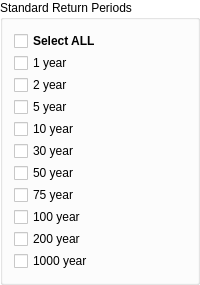
              <widget class="QGroupBox" name="groupBox_SAEP">
               <property name="minimumSize">
                <size>
                 <width>200</width>
                 <height>0</height>
                </size>
               </property>
               <property name="maximumSize">
                <size>
                 <width>200</width>
                 <height>16777215</height>
                </size>
               </property>
               <property name="palette">
                <palette>
                 <active>
                  <colorrole role="WindowText">
                   <brush brushstyle="SolidPattern">
                    <color alpha="255">
                     <red>0</red>
                     <green>0</green>
                     <blue>0</blue>
                    </color>
                   </brush>
                  </colorrole>
                  <colorrole role="Button">
                   <brush brushstyle="SolidPattern">
                    <color alpha="255">
                     <red>255</red>
                     <green>255</green>
                     <blue>255</blue>
                    </color>
                   </brush>
                  </colorrole>
                  <colorrole role="Light">
                   <brush brushstyle="SolidPattern">
                    <color alpha="255">
                     <red>255</red>
                     <green>255</green>
                     <blue>255</blue>
                    </color>
                   </brush>
                  </colorrole>
                  <colorrole role="Midlight">
                   <brush brushstyle="SolidPattern">
                    <color alpha="255">
                     <red>255</red>
                     <green>255</green>
                     <blue>255</blue>
                    </color>
                   </brush>
                  </colorrole>
                  <colorrole role="Dark">
                   <brush brushstyle="SolidPattern">
                    <color alpha="255">
                     <red>127</red>
                     <green>127</green>
                     <blue>127</blue>
                    </color>
                   </brush>
                  </colorrole>
                  <colorrole role="Mid">
                   <brush brushstyle="SolidPattern">
                    <color alpha="255">
                     <red>170</red>
                     <green>170</green>
                     <blue>170</blue>
                    </color>
                   </brush>
                  </colorrole>
                  <colorrole role="Text">
                   <brush brushstyle="SolidPattern">
                    <color alpha="255">
                     <red>0</red>
                     <green>0</green>
                     <blue>0</blue>
                    </color>
                   </brush>
                  </colorrole>
                  <colorrole role="BrightText">
                   <brush brushstyle="SolidPattern">
                    <color alpha="255">
                     <red>255</red>
                     <green>255</green>
                     <blue>255</blue>
                    </color>
                   </brush>
                  </colorrole>
                  <colorrole role="ButtonText">
                   <brush brushstyle="SolidPattern">
                    <color alpha="255">
                     <red>0</red>
                     <green>0</green>
                     <blue>0</blue>
                    </color>
                   </brush>
                  </colorrole>
                  <colorrole role="Base">
                   <brush brushstyle="SolidPattern">
                    <color alpha="255">
                     <red>255</red>
                     <green>255</green>
                     <blue>255</blue>
                    </color>
                   </brush>
                  </colorrole>
                  <colorrole role="Window">
                   <brush brushstyle="SolidPattern">
                    <color alpha="255">
                     <red>255</red>
                     <green>255</green>
                     <blue>255</blue>
                    </color>
                   </brush>
                  </colorrole>
                  <colorrole role="Shadow">
                   <brush brushstyle="SolidPattern">
                    <color alpha="255">
                     <red>0</red>
                     <green>0</green>
                     <blue>0</blue>
                    </color>
                   </brush>
                  </colorrole>
                  <colorrole role="AlternateBase">
                   <brush brushstyle="SolidPattern">
                    <color alpha="255">
                     <red>255</red>
                     <green>255</green>
                     <blue>255</blue>
                    </color>
                   </brush>
                  </colorrole>
                  <colorrole role="ToolTipBase">
                   <brush brushstyle="SolidPattern">
                    <color alpha="255">
                     <red>255</red>
                     <green>255</green>
                     <blue>220</blue>
                    </color>
                   </brush>
                  </colorrole>
                  <colorrole role="ToolTipText">
                   <brush brushstyle="SolidPattern">
                    <color alpha="255">
                     <red>0</red>
                     <green>0</green>
                     <blue>0</blue>
                    </color>
                   </brush>
                  </colorrole>
                 </active>
                 <inactive>
                  <colorrole role="WindowText">
                   <brush brushstyle="SolidPattern">
                    <color alpha="255">
                     <red>0</red>
                     <green>0</green>
                     <blue>0</blue>
                    </color>
                   </brush>
                  </colorrole>
                  <colorrole role="Button">
                   <brush brushstyle="SolidPattern">
                    <color alpha="255">
                     <red>255</red>
                     <green>255</green>
                     <blue>255</blue>
                    </color>
                   </brush>
                  </colorrole>
                  <colorrole role="Light">
                   <brush brushstyle="SolidPattern">
                    <color alpha="255">
                     <red>255</red>
                     <green>255</green>
                     <blue>255</blue>
                    </color>
                   </brush>
                  </colorrole>
                  <colorrole role="Midlight">
                   <brush brushstyle="SolidPattern">
                    <color alpha="255">
                     <red>255</red>
                     <green>255</green>
                     <blue>255</blue>
                    </color>
                   </brush>
                  </colorrole>
                  <colorrole role="Dark">
                   <brush brushstyle="SolidPattern">
                    <color alpha="255">
                     <red>127</red>
                     <green>127</green>
                     <blue>127</blue>
                    </color>
                   </brush>
                  </colorrole>
                  <colorrole role="Mid">
                   <brush brushstyle="SolidPattern">
                    <color alpha="255">
                     <red>170</red>
                     <green>170</green>
                     <blue>170</blue>
                    </color>
                   </brush>
                  </colorrole>
                  <colorrole role="Text">
                   <brush brushstyle="SolidPattern">
                    <color alpha="255">
                     <red>0</red>
                     <green>0</green>
                     <blue>0</blue>
                    </color>
                   </brush>
                  </colorrole>
                  <colorrole role="BrightText">
                   <brush brushstyle="SolidPattern">
                    <color alpha="255">
                     <red>255</red>
                     <green>255</green>
                     <blue>255</blue>
                    </color>
                   </brush>
                  </colorrole>
                  <colorrole role="ButtonText">
                   <brush brushstyle="SolidPattern">
                    <color alpha="255">
                     <red>0</red>
                     <green>0</green>
                     <blue>0</blue>
                    </color>
                   </brush>
                  </colorrole>
                  <colorrole role="Base">
                   <brush brushstyle="SolidPattern">
                    <color alpha="255">
                     <red>255</red>
                     <green>255</green>
                     <blue>255</blue>
                    </color>
                   </brush>
                  </colorrole>
                  <colorrole role="Window">
                   <brush brushstyle="SolidPattern">
                    <color alpha="255">
                     <red>255</red>
                     <green>255</green>
                     <blue>255</blue>
                    </color>
                   </brush>
                  </colorrole>
                  <colorrole role="Shadow">
                   <brush brushstyle="SolidPattern">
                    <color alpha="255">
                     <red>0</red>
                     <green>0</green>
                     <blue>0</blue>
                    </color>
                   </brush>
                  </colorrole>
                  <colorrole role="AlternateBase">
                   <brush brushstyle="SolidPattern">
                    <color alpha="255">
                     <red>255</red>
                     <green>255</green>
                     <blue>255</blue>
                    </color>
                   </brush>
                  </colorrole>
                  <colorrole role="ToolTipBase">
                   <brush brushstyle="SolidPattern">
                    <color alpha="255">
                     <red>255</red>
                     <green>255</green>
                     <blue>220</blue>
                    </color>
                   </brush>
                  </colorrole>
                  <colorrole role="ToolTipText">
                   <brush brushstyle="SolidPattern">
                    <color alpha="255">
                     <red>0</red>
                     <green>0</green>
                     <blue>0</blue>
                    </color>
                   </brush>
                  </colorrole>
                 </inactive>
                 <disabled>
                  <colorrole role="WindowText">
                   <brush brushstyle="SolidPattern">
                    <color alpha="255">
                     <red>127</red>
                     <green>127</green>
                     <blue>127</blue>
                    </color>
                   </brush>
                  </colorrole>
                  <colorrole role="Button">
                   <brush brushstyle="SolidPattern">
                    <color alpha="255">
                     <red>255</red>
                     <green>255</green>
                     <blue>255</blue>
                    </color>
                   </brush>
                  </colorrole>
                  <colorrole role="Light">
                   <brush brushstyle="SolidPattern">
                    <color alpha="255">
                     <red>255</red>
                     <green>255</green>
                     <blue>255</blue>
                    </color>
                   </brush>
                  </colorrole>
                  <colorrole role="Midlight">
                   <brush brushstyle="SolidPattern">
                    <color alpha="255">
                     <red>255</red>
                     <green>255</green>
                     <blue>255</blue>
                    </color>
                   </brush>
                  </colorrole>
                  <colorrole role="Dark">
                   <brush brushstyle="SolidPattern">
                    <color alpha="255">
                     <red>127</red>
                     <green>127</green>
                     <blue>127</blue>
                    </color>
                   </brush>
                  </colorrole>
                  <colorrole role="Mid">
                   <brush brushstyle="SolidPattern">
                    <color alpha="255">
                     <red>170</red>
                     <green>170</green>
                     <blue>170</blue>
                    </color>
                   </brush>
                  </colorrole>
                  <colorrole role="Text">
                   <brush brushstyle="SolidPattern">
                    <color alpha="255">
                     <red>127</red>
                     <green>127</green>
                     <blue>127</blue>
                    </color>
                   </brush>
                  </colorrole>
                  <colorrole role="BrightText">
                   <brush brushstyle="SolidPattern">
                    <color alpha="255">
                     <red>255</red>
                     <green>255</green>
                     <blue>255</blue>
                    </color>
                   </brush>
                  </colorrole>
                  <colorrole role="ButtonText">
                   <brush brushstyle="SolidPattern">
                    <color alpha="255">
                     <red>127</red>
                     <green>127</green>
                     <blue>127</blue>
                    </color>
                   </brush>
                  </colorrole>
                  <colorrole role="Base">
                   <brush brushstyle="SolidPattern">
                    <color alpha="255">
                     <red>255</red>
                     <green>255</green>
                     <blue>255</blue>
                    </color>
                   </brush>
                  </colorrole>
                  <colorrole role="Window">
                   <brush brushstyle="SolidPattern">
                    <color alpha="255">
                     <red>255</red>
                     <green>255</green>
                     <blue>255</blue>
                    </color>
                   </brush>
                  </colorrole>
                  <colorrole role="Shadow">
                   <brush brushstyle="SolidPattern">
                    <color alpha="255">
                     <red>0</red>
                     <green>0</green>
                     <blue>0</blue>
                    </color>
                   </brush>
                  </colorrole>
                  <colorrole role="AlternateBase">
                   <brush brushstyle="SolidPattern">
                    <color alpha="255">
                     <red>255</red>
                     <green>255</green>
                     <blue>255</blue>
                    </color>
                   </brush>
                  </colorrole>
                  <colorrole role="ToolTipBase">
                   <brush brushstyle="SolidPattern">
                    <color alpha="255">
                     <red>255</red>
                     <green>255</green>
                     <blue>220</blue>
                    </color>
                   </brush>
                  </colorrole>
                  <colorrole role="ToolTipText">
                   <brush brushstyle="SolidPattern">
                    <color alpha="255">
                     <red>0</red>
                     <green>0</green>
                     <blue>0</blue>
                    </color>
                   </brush>
                  </colorrole>
                 </disabled>
                </palette>
               </property>
               <property name="autoFillBackground">
                <bool>true</bool>
               </property>
               <property name="title">
                <string>Standard Return Periods</string>
               </property>
               <layout class="QVBoxLayout" name="verticalLayout_3">
                <property name="spacing">
                 <number>2</number>
                </property>
                <item>
                 <widget class="QCheckBox" name="cbSelectAll">
                  <property name="font">
                   <font>
                    <weight>75</weight>
                    <bold>true</bold>
                   </font>
                  </property>
                  <property name="text">
                   <string>Select ALL</string>
                  </property>
                 </widget>
                </item>
                <item>
                 <widget class="QCheckBox" name="cb0001y">
                  <property name="text">
                   <string>1 year</string>
                  </property>
                 </widget>
                </item>
                <item>
                 <widget class="QCheckBox" name="cb0002y">
                  <property name="text">
                   <string>2 year</string>
                  </property>
                 </widget>
                </item>
                <item>
                 <widget class="QCheckBox" name="cb0005y">
                  <property name="text">
                   <string>5 year</string>
                  </property>
                 </widget>
                </item>
                <item>
                 <widget class="QCheckBox" name="cb0010y">
                  <property name="text">
                   <string>10 year</string>
                  </property>
                 </widget>
                </item>
                <item>
                 <widget class="QCheckBox" name="cb0030y">
                  <property name="text">
                   <string>30 year</string>
                  </property>
                 </widget>
                </item>
                <item>
                 <widget class="QCheckBox" name="cb0050y">
                  <property name="text">
                   <string>50 year</string>
                  </property>
                 </widget>
                </item>
                <item>
                 <widget class="QCheckBox" name="cb0075y">
                  <property name="text">
                   <string>75 year</string>
                  </property>
                 </widget>
                </item>
                <item>
                 <widget class="QCheckBox" name="cb0100y">
                  <property name="text">
                   <string>100 year</string>
                  </property>
                 </widget>
                </item>
                <item>
                 <widget class="QCheckBox" name="cb0200y">
                  <property name="text">
                   <string>200 year</string>
                  </property>
                 </widget>
                </item>
                <item>
                 <widget class="QCheckBox" name="cb1000y">
                  <property name="text">
                   <string>1000 year</string>
                  </property>
                 </widget>
                </item>
               </layout>
              </widget>
